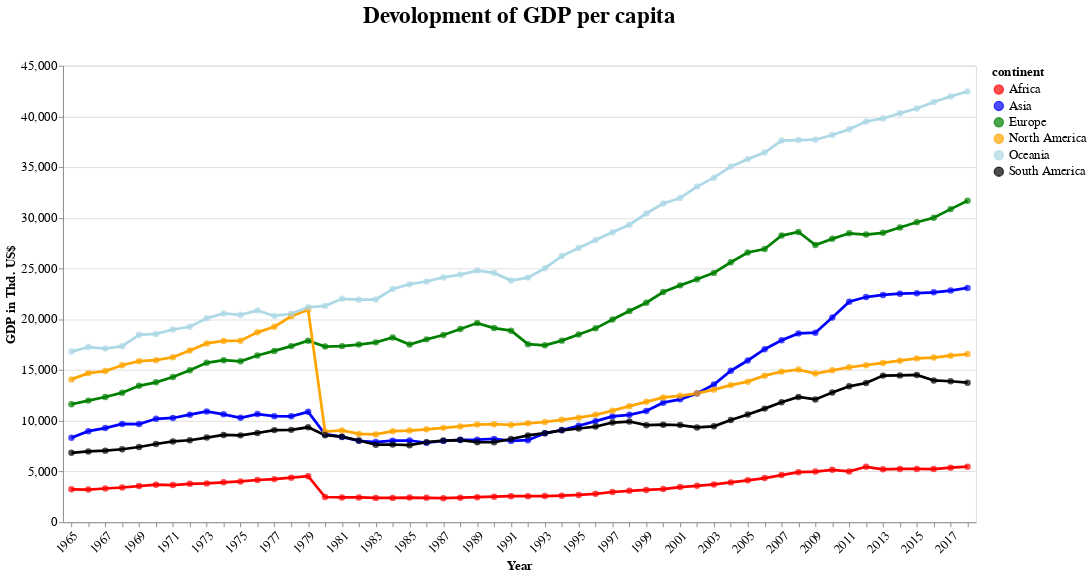

Notebook code for this chart:
### Markdown cell above
<style> .section-title {background-color: #2ecc71; color: white; border-radius: 15px; text-align: center; padding: 1px; font-size: 2em}</style>
<div class="section-title">GDP per capita devolopement</div>

### Code cell
# sets the colors for each continent
continent_colors = {
    'Africa': 'red',
    'Asia': 'blue',
    'Europe': 'green',
    'North America': 'orange',
    'Oceania': 'lightblue',
    'South America': 'black'
}

# creates a line chart to show the GDP per capita by continent
line = alt.Chart(continent_data_filtered).mark_line().encode(
    x=alt.X('year:O', title='Year', axis=alt.Axis( tickCount=5, labelAngle=-45, labelOverlap=True)),
    y=alt.Y('gdp_per_capita:Q', title='GDP in Thd. US$'),
    color=alt.Color('continent:N', legend=alt.Legend(title='continent'),  
                    scale=alt.Scale(domain=list(continent_colors.keys()), 
                                    range=list(continent_colors.values()))),
    size=alt.Size(value= 3),
)

# creates a circle chart to show the GDP per capita by continent
circle = alt.Chart(continent_data_filtered).mark_circle().encode(
    x=alt.X('year:O'),
    y=alt.Y('gdp_per_capita:Q'),
    color=alt.Color('continent:N',  
                    scale=alt.Scale(domain=list(continent_colors.keys()), 
                                    range=list(continent_colors.values()))),
    size=alt.Size(value= 50),
    tooltip=['year','continent', 'gdp_per_capita']
)

# creates the chart
chart = (line + circle).properties(
    title='Devolopment of GDP per capita',
    width=1000,
    height=500
).configure_title(
    fontSize=25,
    offset=35
).configure_axis(
    labelFontSize=14,
    titleFontSize=14
).configure_legend(
    labelFontSize=14,
    titleFontSize=14
)

chart

### Figure 1 — Vega-Lite specification as saved in the notebook (floating-point values rounded to 4 significant figures; data arrays with more than 128 entries replaced by an {"elided": "..."} marker saying what was removed)
{"config": {"view": {"continuousWidth": 300, "continuousHeight": 300}, "axis": {"labelFontSize": 14, "titleFontSize": 14}, "legend": {"labelFontSize": 14, "titleFontSize": 14}, "title": {"fontSize": 25, "offset": 35}}, "layer": [{"mark": {"type": "line"}, "encoding": {"color": {"field": "continent", "legend": {"title": "continent"}, "scale": {"domain": ["Africa", "Asia", "Europe", "North America", "Oceania", "South America"], "range": ["red", "blue", "green", "orange", "lightblue", "black"]}, "type": "nominal"}, "size": {"value": 3}, "x": {"axis": {"labelAngle": -45, "labelOverlap": true, "tickCount": 5}, "field": "year", "title": "Year", "type": "ordinal"}, "y": {"field": "gdp_per_capita", "title": "GDP in Thd. US$", "type": "quantitative"}}}, {"mark": {"type": "circle"}, "encoding": {"color": {"field": "continent", "scale": {"domain": ["Africa", "Asia", "Europe", "North America", "Oceania", "South America"], "range": ["red", "blue", "green", "orange", "lightblue", "black"]}, "type": "nominal"}, "size": {"value": 50}, "tooltip": [{"field": "year", "type": "quantitative"}, {"field": "continent", "type": "nominal"}, {"field": "gdp_per_capita", "type": "quantitative"}], "x": {"field": "year", "type": "ordinal"}, "y": {"field": "gdp_per_capita", "type": "quantitative"}}}], "data": {"name": "data-d32a598e22b0adcd3c374d46f0ffb5a3"}, "height": 500, "title": "Devolopment of GDP per capita", "width": 1000, "$schema": "https://vega.github.io/schema/vega-lite/v5.8.0.json", "datasets": {"data-d32a598e22b0adcd3c374d46f0ffb5a3": {"elided": "324 records"}}}
